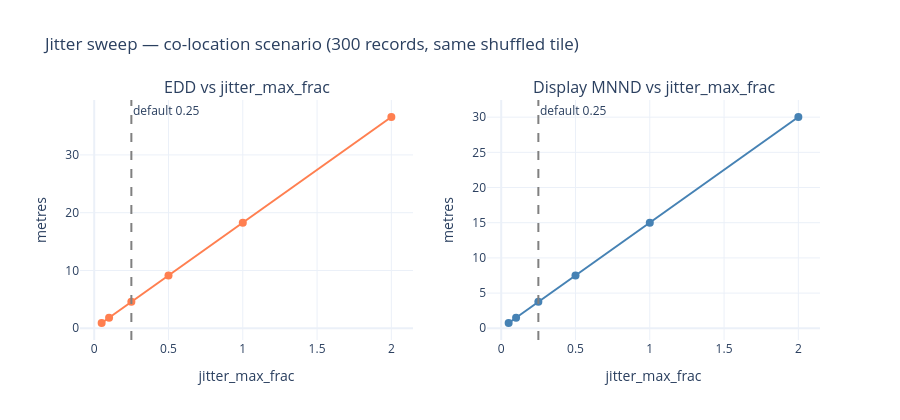

Notebook cell for this chart:
### Code cell
fig = make_subplots(
    rows=1, cols=2,
    subplot_titles=['EDD vs jitter_max_frac', 'Display MNND vs jitter_max_frac'],
)

fig.add_trace(go.Scatter(
    x=df_sweep['frac'], y=df_sweep['edd_m'],
    mode='lines+markers', name='EDD (m)',
    line=dict(color='coral', width=2), marker=dict(size=8),
), row=1, col=1)

fig.add_trace(go.Scatter(
    x=df_sweep['frac'], y=df_sweep['mnnd_disp_m'],
    mode='lines+markers', name='MNND display (m)',
    line=dict(color='steelblue', width=2), marker=dict(size=8),
), row=1, col=2)

for col in [1, 2]:
    fig.add_vline(x=0.25, line_dash='dash', line_color='gray',
                  annotation_text='default 0.25',
                  annotation_position='top right',
                  row=1, col=col)

fig.update_xaxes(title_text='jitter_max_frac')
fig.update_yaxes(title_text='metres', row=1, col=1)
fig.update_yaxes(title_text='metres', row=1, col=2)
fig.update_layout(
    title='Jitter sweep — co-location scenario (300 records, same shuffled tile)',
    template='plotly_white', height=420, showlegend=False,
)
fig.show()

### Figure 1 — Plotly figure (JSON) as saved in the notebook; plotly's stock layout.template omitted (floating-point values rounded to 4 significant figures)
{"data": [{"line": {"color": "coral", "width": 2}, "marker": {"size": 8}, "mode": "lines+markers", "name": "EDD (m)", "type": "scatter", "x": [0.05, 0.1, 0.25, 0.5, 1.0, 2.0], "xaxis": "x", "y": [0.914, 1.828, 4.57, 9.14, 18.28, 36.56], "yaxis": "y"}, {"line": {"color": "steelblue", "width": 2}, "marker": {"size": 8}, "mode": "lines+markers", "name": "MNND display (m)", "type": "scatter", "x": [0.05, 0.1, 0.25, 0.5, 1.0, 2.0], "xaxis": "x2", "y": [0.7504, 1.501, 3.752, 7.504, 15.01, 30.02], "yaxis": "y2"}], "layout": {"annotations": [{"font": {"size": 16}, "showarrow": false, "text": "EDD vs jitter_max_frac", "x": 0.225, "xanchor": "center", "xref": "paper", "y": 1.0, "yanchor": "bottom", "yref": "paper"}, {"font": {"size": 16}, "showarrow": false, "text": "Display MNND vs jitter_max_frac", "x": 0.775, "xanchor": "center", "xref": "paper", "y": 1.0, "yanchor": "bottom", "yref": "paper"}, {"showarrow": false, "text": "default 0.25", "x": 0.25, "xanchor": "left", "xref": "x", "y": 1, "yanchor": "top", "yref": "y domain"}, {"showarrow": false, "text": "default 0.25", "x": 0.25, "xanchor": "left", "xref": "x2", "y": 1, "yanchor": "top", "yref": "y2 domain"}], "height": 420, "shapes": [{"line": {"color": "gray", "dash": "dash"}, "type": "line", "x0": 0.25, "x1": 0.25, "xref": "x", "y0": 0, "y1": 1, "yref": "y domain"}, {"line": {"color": "gray", "dash": "dash"}, "type": "line", "x0": 0.25, "x1": 0.25, "xref": "x2", "y0": 0, "y1": 1, "yref": "y2 domain"}], "showlegend": false, "title": {"text": "Jitter sweep — co-location scenario (300 records, same shuffled tile)"}, "xaxis": {"anchor": "y", "domain": [0.0, 0.45], "title": {"text": "jitter_max_frac"}}, "xaxis2": {"anchor": "y2", "domain": [0.55, 1.0], "title": {"text": "jitter_max_frac"}}, "yaxis": {"anchor": "x", "domain": [0.0, 1.0], "title": {"text": "metres"}}, "yaxis2": {"anchor": "x2", "domain": [0.0, 1.0], "title": {"text": "metres"}}}}
